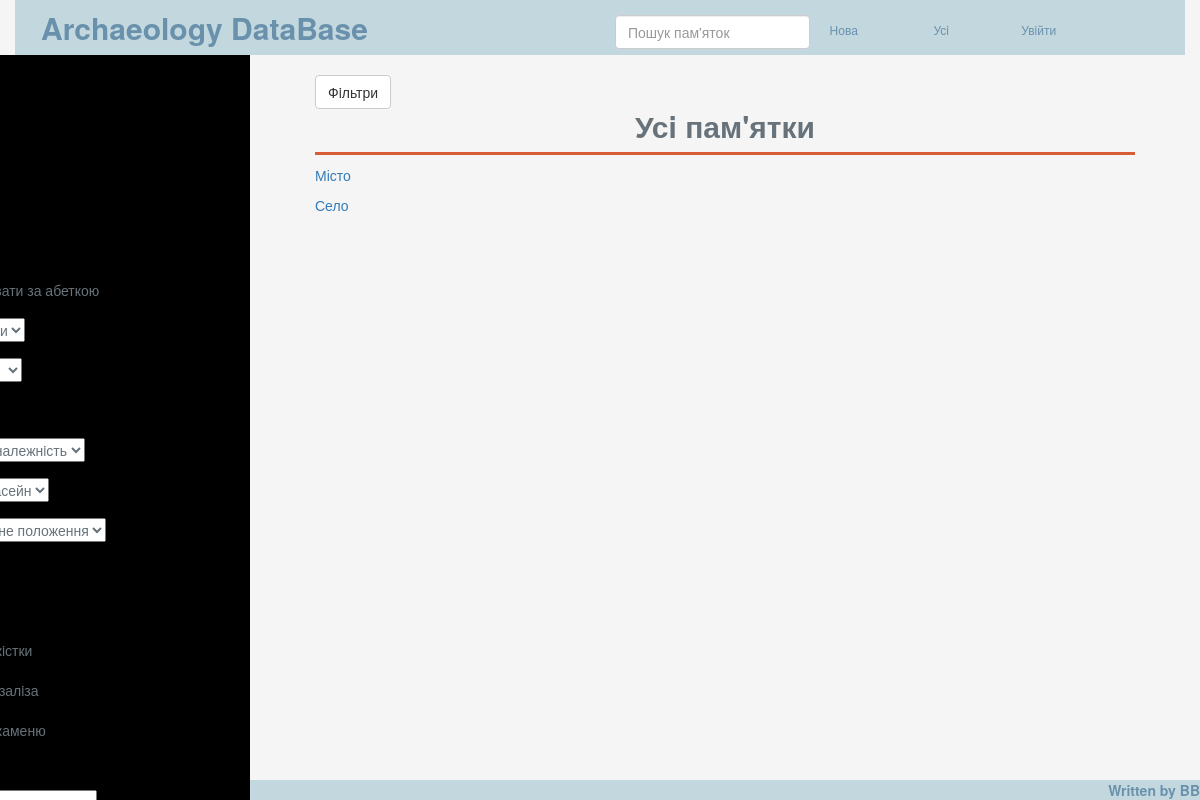
/archapp/all/, run on an earlier commit of the app's database.
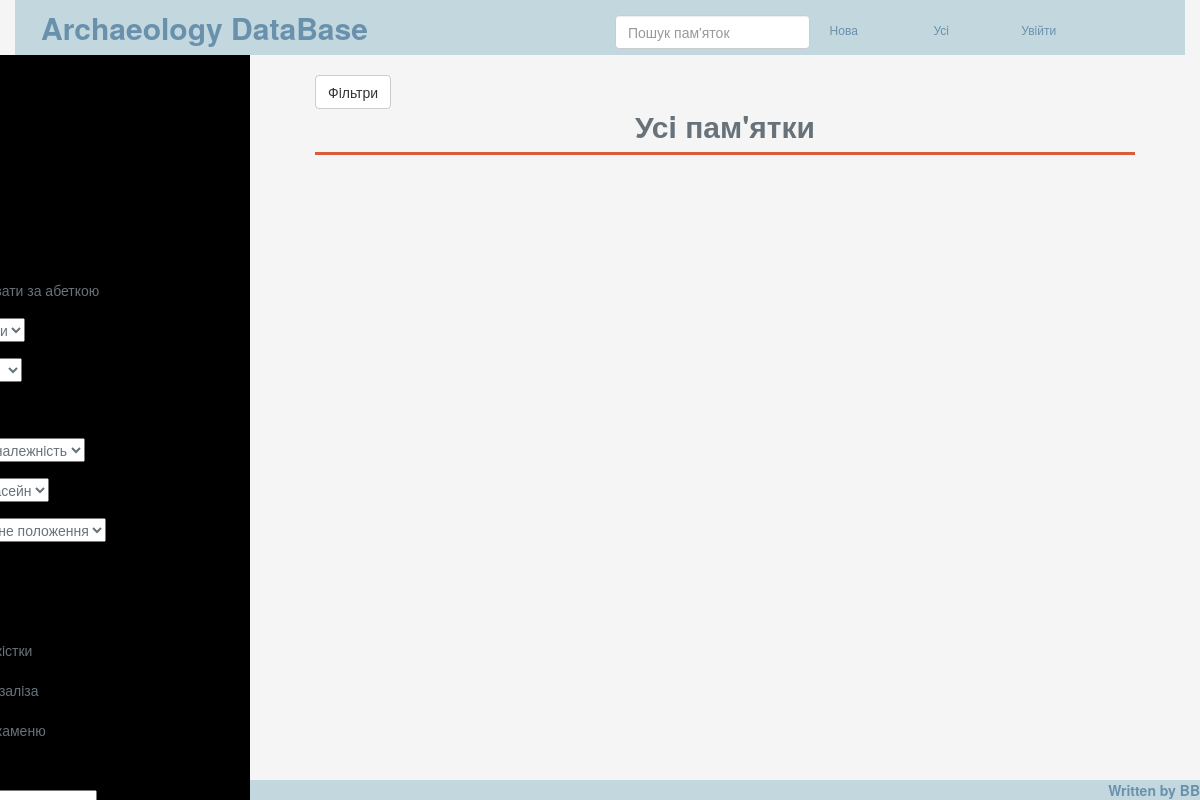
And on a later commit of the database.
### archapp/models.py (models this page shows, shortened)
class Site(models.Model):
    name = models.CharField(max_length = 128)
    filters = models.ForeignKey(FilterGroup, on_delete = models.DO_NOTHING) # don't delete existing Filter when deleting the Site
    user = models.ForeignKey(User, on_delete = models.DO_NOTHING) # don't delete User when deleting it's Site
    images = models.ForeignKey(Image, on_delete = models.CASCADE) # wipe out all previously stored photos
    data = models.CharField(max_length = 16384)

### archapp/views.py (the view)
def allSites(request):
    allsites = Site.objects.all()
    return render(request, 'archapp/all.html', {'allsites': allsites})

### archapp/templates/archapp/all.html (shortened to what this page needs)
{% extends "archapp/base.html" %}
{% block content %}
<div id="wrapper">
  <div id="sidebar-wrapper">
    <ul class="sidebar-nav">
      <li class="sidebar-brand">
      <a href="#">
      </a>
      </li>
      <form method="post">
        <li>
        <input type="checkbox" name="by_alphabet">Впорядкувати за абеткою
        </li>
        <li>
        <select name="by_type" size="1">
          <option value="" selected>Тип пам'ятки</option>
        </select>
        </li>
        <li>
        <select name="oblast" id="ddl" onchange="configureDropDownLists(this,document.getElementById('ddl2'))">
          <option value="" selected>Область</option>
        </select>
        </li>
        <li>
        </li>
        <li>
        <select name="kultnal" size="1">
              <option value="" selected>Культурна належнiсть</option>
            </select>
        </li>
        <li>
          <select name="basejn" size="1">
            <option value="" selected>Рiчковий басейн</option>
          </select>
          </li>
          <li>
              <select name="toppotype" size="1">
                <option value="" selected>Топографiчне положення</option>
              </select>
          </li>
          <li>
          </li>
          <li>
          </li>
          <li>
          <input type="checkbox" name="kistka" value="Є">Вироби з кiстки
          </li>
          <li>
          <input type="checkbox" name="zalizo" value="Є">Вироби iз залiза
          </li>
          <li>
          <input type="checkbox" name="kamin" value="Є">Вироби з каменю
          </li>
          <li>
          </li>
          <li >
          <input type='text' id="slider_v" name='vysota' value="">
          </li>
        </form>
      </ul>
    </div>
    <div id="page-content-wrapper">
      <div class="container-fluid">
        <div class="row">
          <div class="col-lg-12">
            <a href="#menu-toggle" class="btn btn-default" id="menu-toggle">Фiльтри</a>
          </div>
        </div>
        <div class = "row">
          <div class="col-md-4 col-md-offset-4 text-center">
            <h2 class="site_name">Усi пам'ятки</h2>
          </div>
        </div>
        <hr class="hrr">
        <div>
          {% for site in allsites %}
          <a href = "{% url 'archapp:sitepage' site.id %}"> <p>{{site.name}}</p></a>
          {% endfor %}
        </div>
      </div>
    </div>
  </div>
{% endblock %}

### archapp/templates/archapp/base.html (shortened to what this page needs)
<!DOCTYPE html>
<html>
<head>
{% load staticfiles %}
<link rel="stylesheet" type="text/css" href="{% static 'archapp/css/bootstrap.css' %}" />
<link rel="stylesheet" type="text/css" href="{% static 'archapp/css/my.css' %}" />
<link href="{% static  'archapp/css/f-upload/kartik/css/fileinput.min.css' %}" media="all" rel="stylesheet" type="text/css" />
</head>
<body class="background">
<div class="container container-config textcol">
  <div class="row header">
    <div class="col-md-6"><a href = "{% url 'archapp:welcome' %}" class="btn btn-sm"><h2 class="logo">Archaeology DataBase</h2></a></div>
    <div class="col-md-2 padding">
      <form action="" class="form-inline box-shadow" method="post">
        <input class="form-control" type="text" name="name_of_site" placeholder="Пошук пам'яток">
      </form>
    </div>
    <div class="col-md-1 text-center padding"><a href ="{% url 'archapp:newsite'%}" class="btn btn-color btn-sm">Нова</a>
    </div>
    <div class="col-md-1 text-center padding"><a href = "{% url 'archapp:all' %}" class="btn btn-color btn-sm">Усi</a>
    </div>
    <div class="col-md-1 text-center padding"><a href = "{% url 'archapp:login' %}" class="btn btn-color btn-sm">Увiйти</a></div>
  </div>
  {% block content %} {% endblock %}
  <footer class="footer">
    <div class="container">
      <div class="header row">
      <div class="text-right"><strong class="signature">Written by BB</strong></div>
    </div>
    </div>
  </footer>
</div>
</body>
</html>

### archapp/static/archapp/css/my.css (style rules this page uses)
.container-config { margin-bottom: 15px; }
.header { background: #C3D7DF; }
.footer { position: fixed; bottom: 0px; width: auto; height: 20px; background-color: #C3D7DF; }
.site_name { margin: auto; font-weight: bold; color: #67727A; }
.btn-color { color: #6991AC; }
.logo { color: #6991AC; font-weight: bold; margin-top: 5px; margin-bottom: 5px; border: 0px; }
.signature { color: #6991AC; }
.padding { padding-top: 15px; }
.background { background-color: #F5F5F5; }
.hrr { margin-top: 10px; margin-bottom: 10px; border: 0px; border-top: 3px solid #D75C37; }
.textcol { color: #67727A; }
#wrapper { padding-left: 0; -webkit-transition: all 0.5s ease; -moz-transition: all 0.5s ease; -o-transition: all 0.5s ease; transition: all 0.5s ease; }
#sidebar-wrapper { z-index: 1000; position: fixed; left: 250px; width: 0; height: 100%; margin-left: -250px; overflow-y: auto; background: #000; -webkit-transition: all 0.5s ease; -moz-transition: all 0.5s ease; -o-transition: all 0.5s ease; transition: all 0.5s ease; }
#page-content-wrapper { width: 100%; position: absolute; padding: 15px; }
.sidebar-nav { position: absolute; right: 0; top: 150px; width: 350px; margin: 0; padding: 0; list-style: none; }
.sidebar-nav li { text-indent: 20px; line-height: 40px; }
.sidebar-nav li a { display: block; text-decoration: none; color: #999999; }
.sidebar-nav > .sidebar-brand { height: 65px; font-size: 18px; line-height: 60px; }
.sidebar-nav > .sidebar-brand a { color: #999999; }
@media (min-width:768px) { #wrapper { padding-left: 250px; } }
@media (min-width:768px) { #sidebar-wrapper { width: 250px; } }
@media (min-width:768px) { #page-content-wrapper { padding: 20px; position: relative; } }

What changed in the data, as far as the page shows it:
removed Site: name "Місто"
removed Site: name "Село"
